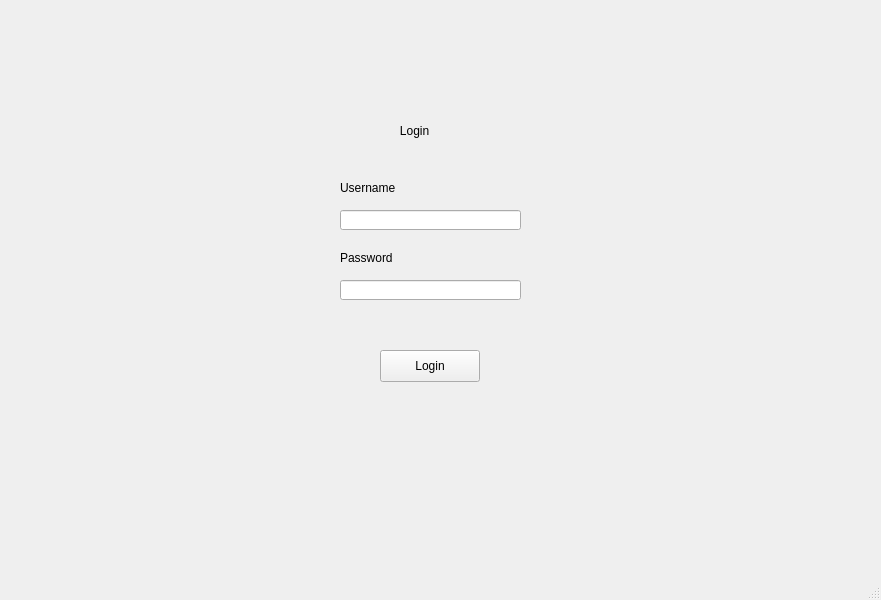
<?xml version="1.0" encoding="UTF-8"?>
<ui version="4.0">
 <class>MainWindow</class>
 <widget class="QMainWindow" name="MainWindow">
  <property name="geometry">
   <rect>
    <x>0</x>
    <y>0</y>
    <width>881</width>
    <height>600</height>
   </rect>
  </property>
  <property name="windowTitle">
   <string>MainWindow</string>
  </property>
  <widget class="QWidget" name="centralwidget">
   <widget class="QLabel" name="label">
    <property name="geometry">
     <rect>
      <x>340</x>
      <y>100</y>
      <width>161</width>
      <height>61</height>
     </rect>
    </property>
    <property name="text">
     <string>                  Login</string>
    </property>
   </widget>
   <widget class="QLineEdit" name="username">
    <property name="geometry">
     <rect>
      <x>340</x>
      <y>210</y>
      <width>181</width>
      <height>20</height>
     </rect>
    </property>
   </widget>
   <widget class="QLabel" name="label_2">
    <property name="geometry">
     <rect>
      <x>340</x>
      <y>180</y>
      <width>71</width>
      <height>16</height>
     </rect>
    </property>
    <property name="text">
     <string>Username</string>
    </property>
   </widget>
   <widget class="QLabel" name="label_3">
    <property name="geometry">
     <rect>
      <x>340</x>
      <y>250</y>
      <width>71</width>
      <height>16</height>
     </rect>
    </property>
    <property name="text">
     <string>Password</string>
    </property>
   </widget>
   <widget class="QLineEdit" name="password">
    <property name="geometry">
     <rect>
      <x>340</x>
      <y>280</y>
      <width>181</width>
      <height>20</height>
     </rect>
    </property>
   </widget>
   <widget class="QPushButton" name="Login">
    <property name="geometry">
     <rect>
      <x>380</x>
      <y>350</y>
      <width>100</width>
      <height>32</height>
     </rect>
    </property>
    <property name="text">
     <string>Login</string>
    </property>
   </widget>
  </widget>
  <widget class="QMenuBar" name="menubar">
   <property name="geometry">
    <rect>
     <x>0</x>
     <y>0</y>
     <width>881</width>
     <height>33</height>
    </rect>
   </property>
  </widget>
  <widget class="QStatusBar" name="statusbar"/>
 </widget>
 <resources/>
 <connections/>
</ui>
